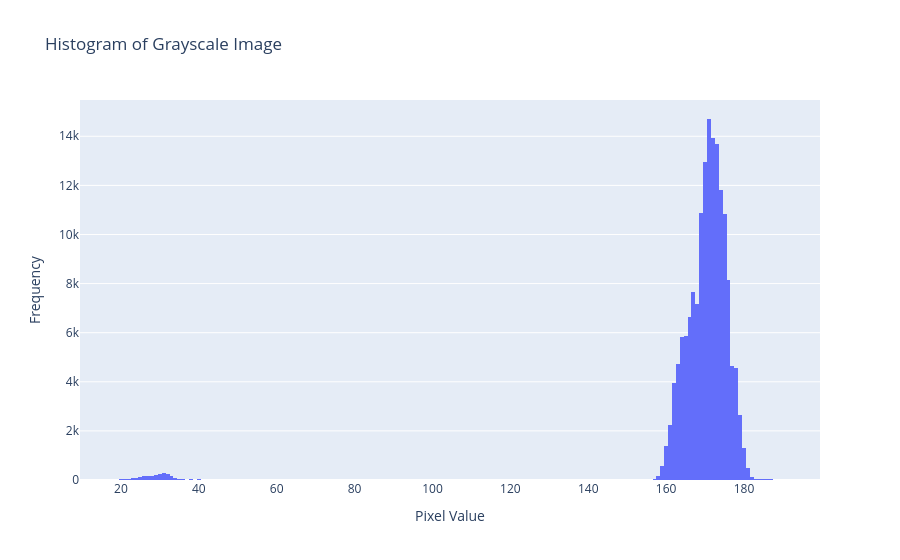

Write notebook code for a chart like this one.
### Code cell
plot_histogram_matplotlib(gray_image)
plot_histogram_plotly(gray_image)

### Figure 1 — Plotly figure (JSON) as saved in the notebook; plotly's stock layout.template omitted (floating-point values rounded to 4 significant figures; data arrays with more than 128 entries replaced by an {"elided": "..."} marker saying what was removed)
{"data": [{"nbinsx": 256, "type": "histogram", "x": {"elided": "160000 int values"}}], "layout": {"title": {"text": "Histogram of Grayscale Image"}, "xaxis": {"title": {"text": "Pixel Value"}}, "yaxis": {"title": {"text": "Frequency"}}}}
